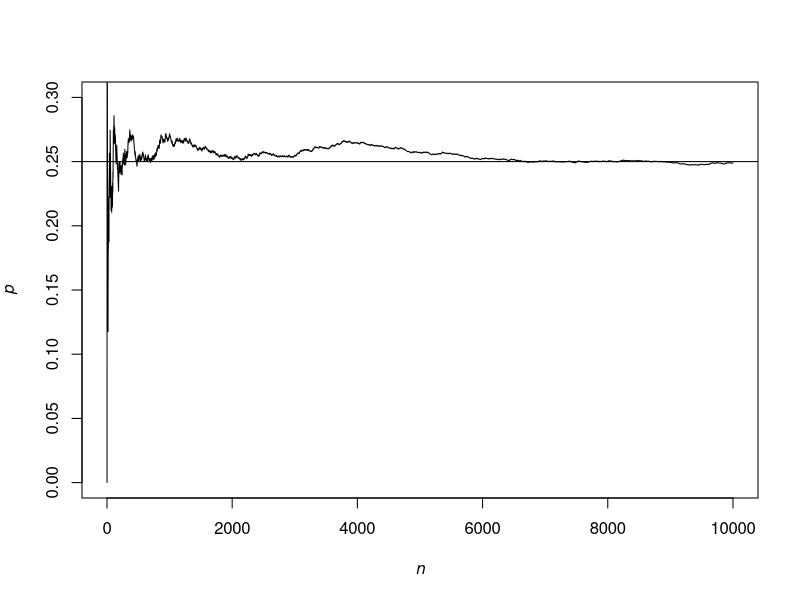

Write the R code that produced this figure.
set.seed(101)
n.S <- ifelse(runif(1,0,1) <0.25, 1, 0)
p <- vector()
p[1] <- n.S
for (n in 2 : 10000) {
	n.S <- n.S + ifelse(runif(1,0,1) < 0.25, 1, 0)
	p[n] <- n.S / n
}

#p <- cumsum(ifelse(runif(1,0,1) < 0.25, 1, 0)) / (1:10000)

plot(p,type = 'l', ylim = c(0,0.3),
	 xlab = expression(italic(n)), ylab = expression(italic(p)))
abline(h = 0.25)